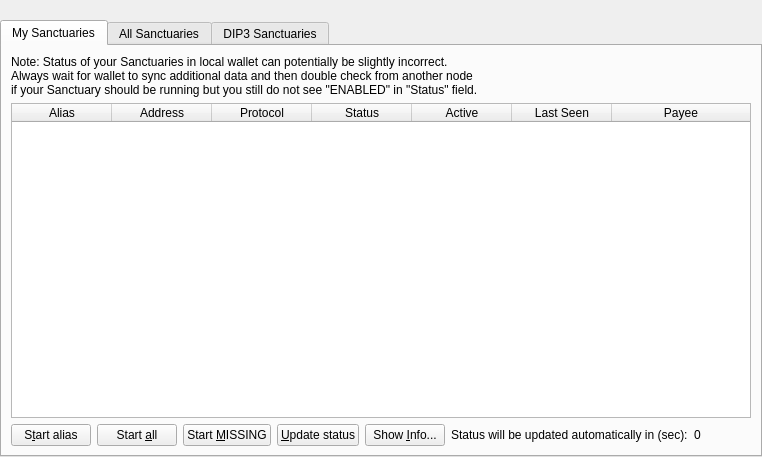
<?xml version="1.0" encoding="UTF-8"?>
<ui version="4.0">
 <class>MasternodeList</class>
 <widget class="QWidget" name="MasternodeList">
  <property name="geometry">
   <rect>
    <x>0</x>
    <y>0</y>
    <width>762</width>
    <height>457</height>
   </rect>
  </property>
  <property name="windowTitle">
   <string>Form</string>
  </property>
  <layout class="QVBoxLayout" name="topLayout">
   <property name="leftMargin">
    <number>0</number>
   </property>
   <property name="topMargin">
    <number>0</number>
   </property>
   <property name="rightMargin">
    <number>0</number>
   </property>
   <property name="bottomMargin">
    <number>0</number>
   </property>
   <item>
    <layout class="QVBoxLayout" name="verticalLayout">
     <property name="bottomMargin">
      <number>0</number>
     </property>
     <item>
      <spacer name="horizontalSpacer0">
       <property name="orientation">
        <enum>Qt::Horizontal</enum>
       </property>
       <property name="sizeHint" stdset="0">
        <size>
         <width>40</width>
         <height>20</height>
        </size>
       </property>
      </spacer>
     </item>
     <item>
      <widget class="QTabWidget" name="tabWidget">
       <property name="currentIndex">
        <number>0</number>
       </property>
       <widget class="QWidget" name="tabMyMasternodes">
        <attribute name="title">
         <string>My Sanctuaries</string>
        </attribute>
        <layout class="QGridLayout" name="gridLayout_2">
         <item row="0" column="0">
          <layout class="QVBoxLayout" name="verticalLayout_2">
           <property name="bottomMargin">
            <number>0</number>
           </property>
           <item>
            <layout class="QHBoxLayout" name="horizontalLayout_note">
             <property name="bottomMargin">
              <number>0</number>
             </property>
             <item>
              <widget class="QLabel" name="updateNote">
               <property name="text">
                <string>Note: Status of your Sanctuaries in local wallet can potentially be slightly incorrect.&lt;br /&gt;Always wait for wallet to sync additional data and then double check from another node&lt;br /&gt;if your Sanctuary should be running but you still do not see &quot;ENABLED&quot; in &quot;Status&quot; field.</string>
               </property>
              </widget>
             </item>
            </layout>
           </item>
           <item>
            <widget class="QTableWidget" name="tableWidgetMyMasternodes">
             <property name="minimumSize">
              <size>
               <width>695</width>
               <height>0</height>
              </size>
             </property>
             <property name="editTriggers">
              <set>QAbstractItemView::NoEditTriggers</set>
             </property>
             <property name="alternatingRowColors">
              <bool>true</bool>
             </property>
             <property name="selectionMode">
              <enum>QAbstractItemView::SingleSelection</enum>
             </property>
             <property name="selectionBehavior">
              <enum>QAbstractItemView::SelectRows</enum>
             </property>
             <property name="sortingEnabled">
              <bool>true</bool>
             </property>
             <attribute name="horizontalHeaderStretchLastSection">
              <bool>true</bool>
             </attribute>
             <column>
              <property name="text">
               <string>Alias</string>
              </property>
             </column>
             <column>
              <property name="text">
               <string>Address</string>
              </property>
             </column>
             <column>
              <property name="text">
               <string>Protocol</string>
              </property>
             </column>
             <column>
              <property name="text">
               <string>Status</string>
              </property>
             </column>
             <column>
              <property name="text">
               <string>Active</string>
              </property>
             </column>
             <column>
              <property name="text">
               <string>Last Seen</string>
              </property>
             </column>
             <column>
              <property name="text">
               <string>Payee</string>
              </property>
             </column>
            </widget>
           </item>
           <item>
            <layout class="QHBoxLayout" name="horizontalLayout_5">
             <property name="bottomMargin">
              <number>0</number>
             </property>
             <item>
              <widget class="QPushButton" name="startButton">
               <property name="text">
                <string>S&amp;tart alias</string>
               </property>
              </widget>
             </item>
             <item>
              <widget class="QPushButton" name="startAllButton">
               <property name="text">
                <string>Start &amp;all</string>
               </property>
              </widget>
             </item>
             <item>
              <widget class="QPushButton" name="startMissingButton">
               <property name="text">
                <string>Start &amp;MISSING</string>
               </property>
              </widget>
             </item>
             <item>
              <widget class="QPushButton" name="UpdateButton">
               <property name="text">
                <string>&amp;Update status</string>
               </property>
              </widget>
             </item>
             <item>
              <widget class="QPushButton" name="QRButton">
               <property name="toolTip">
                <string>Show additional Sanctuary information</string>
               </property>
               <property name="text">
                <string>Show &amp;Info...</string>
               </property>
              </widget>
             </item>
             <item>
              <widget class="QLabel" name="autoupdate_label">
               <property name="text">
                <string>Status will be updated automatically in (sec):</string>
               </property>
              </widget>
             </item>
             <item>
              <widget class="QLabel" name="secondsLabel">
               <property name="text">
                <string>0</string>
               </property>
              </widget>
             </item>
             <item>
              <spacer name="horizontalSpacer_5">
               <property name="orientation">
                <enum>Qt::Horizontal</enum>
               </property>
               <property name="sizeHint" stdset="0">
                <size>
                 <width>40</width>
                 <height>20</height>
                </size>
               </property>
              </spacer>
             </item>
            </layout>
           </item>
          </layout>
         </item>
        </layout>
       </widget>
       <widget class="QWidget" name="tabAllMasternodes">
        <attribute name="title">
         <string>All Sanctuaries</string>
        </attribute>
        <layout class="QGridLayout" name="gridLayout">
         <item row="1" column="0" rowspan="2" colspan="2">
          <layout class="QHBoxLayout" name="horizontalLayout_3">
           <property name="bottomMargin">
            <number>0</number>
           </property>
           <item>
            <widget class="QLabel" name="label_filter">
             <property name="text">
              <string>Filter List:</string>
             </property>
            </widget>
           </item>
           <item>
            <widget class="QLineEdit" name="filterLineEdit">
             <property name="toolTip">
              <string>Filter Sanctuary list</string>
             </property>
            </widget>
           </item>
           <item>
            <spacer name="horizontalSpacer_3">
             <property name="orientation">
              <enum>Qt::Horizontal</enum>
             </property>
             <property name="sizeHint" stdset="0">
              <size>
               <width>10</width>
               <height>20</height>
              </size>
             </property>
            </spacer>
           </item>
           <item>
            <widget class="QLabel" name="label_count">
             <property name="text">
              <string>Node Count:</string>
             </property>
            </widget>
           </item>
           <item>
            <widget class="QLabel" name="countLabel">
             <property name="text">
              <string>0</string>
             </property>
            </widget>
           </item>
          </layout>
         </item>
         <item row="3" column="0">
          <widget class="QTableWidget" name="tableWidgetMasternodes">
           <property name="editTriggers">
            <set>QAbstractItemView::NoEditTriggers</set>
           </property>
           <property name="alternatingRowColors">
            <bool>true</bool>
           </property>
           <property name="selectionBehavior">
            <enum>QAbstractItemView::SelectRows</enum>
           </property>
           <property name="selectionMode">
            <enum>QAbstractItemView::NoSelection</enum>
           </property>
           <property name="sortingEnabled">
            <bool>true</bool>
           </property>
           <attribute name="horizontalHeaderStretchLastSection">
            <bool>true</bool>
           </attribute>
           <column>
            <property name="text">
             <string>Address</string>
            </property>
           </column>
           <column>
            <property name="text">
             <string>Protocol</string>
            </property>
           </column>
           <column>
            <property name="text">
             <string>Status</string>
            </property>
           </column>
           <column>
            <property name="text">
             <string>Active</string>
            </property>
           </column>
           <column>
            <property name="text">
             <string>Last Seen</string>
            </property>
           </column>
           <column>
            <property name="text">
             <string>Payee</string>
            </property>
           </column>
          </widget>
         </item>
         <item row="0" column="0">
          <widget class="QLabel" name="legacyListNote">
           <property name="text">
            <string>&lt;html&gt;&lt;head/&gt;&lt;body&gt;&lt;p&gt;Note: This list represents the legacy and non-deterministic sanctuary list. It is only active as long as DIP3 has not been fully activated. After SPORK15 activation, this list will be empty.&lt;/p&gt;&lt;/body&gt;&lt;/html&gt;</string>
           </property>
           <property name="textFormat">
            <enum>Qt::AutoText</enum>
           </property>
           <property name="wordWrap">
            <bool>true</bool>
           </property>
          </widget>
         </item>
        </layout>
       </widget>
       <widget class="QWidget" name="tabDIP3Masternodes">
        <attribute name="title">
         <string>DIP3 Sanctuaries</string>
        </attribute>
        <layout class="QGridLayout" name="gridLayout_3">
         <item row="1" column="0">
          <layout class="QHBoxLayout" name="horizontalLayout_4">
           <property name="bottomMargin">
            <number>0</number>
           </property>
           <item>
            <widget class="QLabel" name="label_filter_2">
             <property name="text">
              <string>Filter List:</string>
             </property>
            </widget>
           </item>
           <item>
            <widget class="QLineEdit" name="filterLineEditDIP3">
             <property name="toolTip">
              <string>Filter Sanctuary list</string>
             </property>
            </widget>
           </item>
           <item>
            <widget class="QCheckBox" name="checkBoxMyMasternodesOnly">
             <property name="toolTip">
              <string>Show only Sanctuaries this wallet has keys for.</string>
             </property>
             <property name="text">
              <string>My Sanctuaries only</string>
             </property>
            </widget>
           </item>
           <item>
            <spacer name="horizontalSpacer_4">
             <property name="orientation">
              <enum>Qt::Horizontal</enum>
             </property>
             <property name="sizeHint" stdset="0">
              <size>
               <width>10</width>
               <height>20</height>
              </size>
             </property>
            </spacer>
           </item>
           <item>
            <widget class="QLabel" name="label_count_2">
             <property name="text">
              <string>Node Count:</string>
             </property>
            </widget>
           </item>
           <item>
            <widget class="QLabel" name="countLabelDIP3">
             <property name="text">
              <string>0</string>
             </property>
            </widget>
           </item>
          </layout>
         </item>
         <item row="2" column="0">
          <widget class="QTableWidget" name="tableWidgetMasternodesDIP3">
           <property name="editTriggers">
            <set>QAbstractItemView::NoEditTriggers</set>
           </property>
           <property name="alternatingRowColors">
            <bool>true</bool>
           </property>
           <property name="selectionMode">
            <enum>QAbstractItemView::SingleSelection</enum>
           </property>
           <property name="selectionBehavior">
            <enum>QAbstractItemView::SelectRows</enum>
           </property>
           <property name="sortingEnabled">
            <bool>true</bool>
           </property>
           <attribute name="horizontalHeaderStretchLastSection">
            <bool>true</bool>
           </attribute>
           <column>
            <property name="text">
             <string>Address</string>
            </property>
           </column>
           <column>
            <property name="text">
             <string>Status</string>
            </property>
           </column>
           <column>
            <property name="text">
             <string>PoSe Score</string>
            </property>
           </column>
           <column>
            <property name="text">
             <string>Registered</string>
            </property>
           </column>
           <column>
            <property name="text">
             <string>Last Paid</string>
            </property>
           </column>
           <column>
            <property name="text">
             <string>Next Payment</string>
            </property>
           </column>
           <column>
            <property name="text">
             <string>Payee</string>
            </property>
           </column>
           <column>
            <property name="text">
             <string>Operator Reward</string>
            </property>
           </column>
          </widget>
         </item>
         <item row="0" column="0">
          <widget class="QLabel" name="dip3NoteLabel">
           <property name="text">
            <string>&lt;html&gt;&lt;head/&gt;&lt;body&gt;&lt;p&gt;Note: This list is not active yet and only for informational purposes. The network is still running in compatibility mode, which means that the non-deterministic Sanctuary list is still active. Only after SPORK15 activation, this list will become the active one. Also, the values in the payment related fields are not used at the moment, but still updated for every block. Please ignore this until SPORK15 activation.&lt;/p&gt;&lt;/body&gt;&lt;/html&gt;</string>
           </property>
           <property name="textFormat">
            <enum>Qt::AutoText</enum>
           </property>
           <property name="wordWrap">
            <bool>true</bool>
           </property>
          </widget>
         </item>
        </layout>
       </widget>
      </widget>
     </item>
    </layout>
   </item>
  </layout>
 </widget>
 <resources/>
 <connections/>
</ui>
